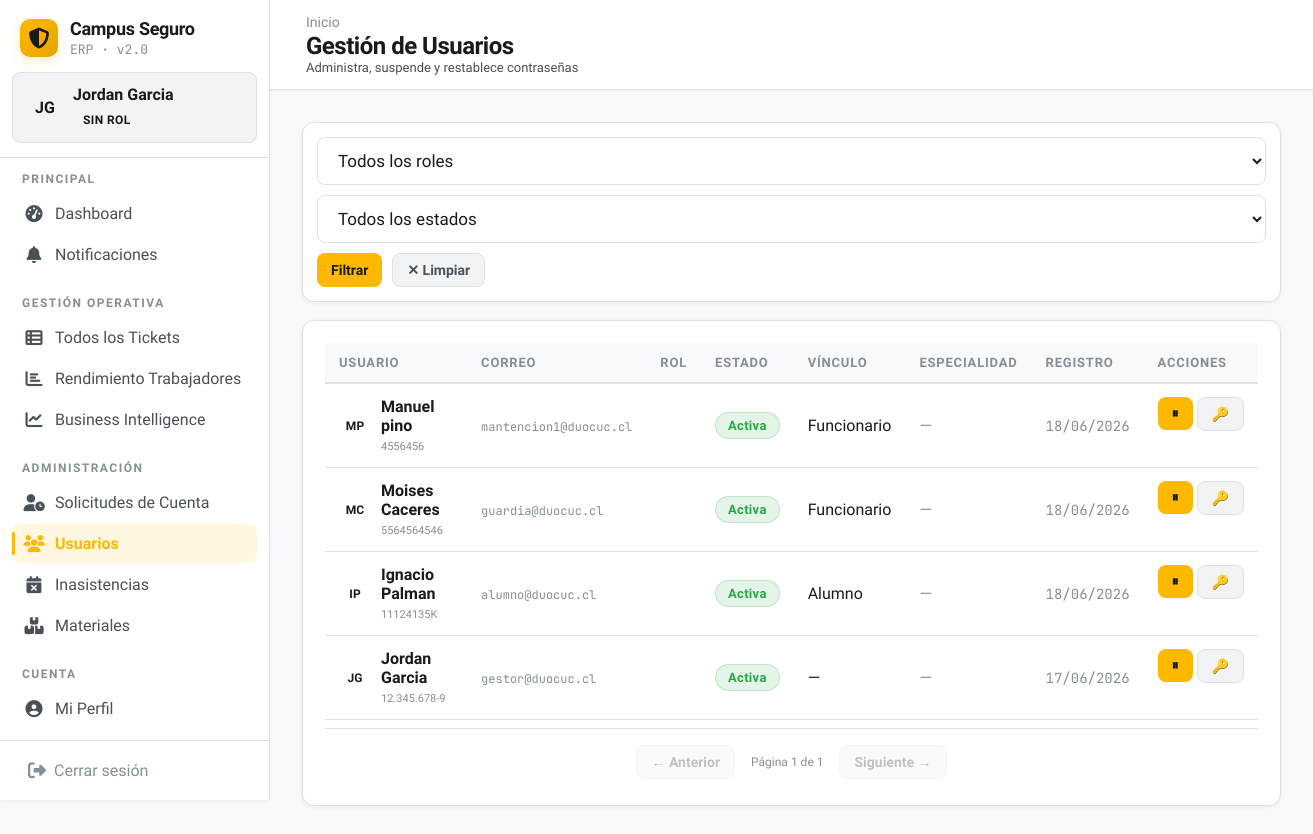
Before: /gestor/usuarios/ (signed in) with the older database file.
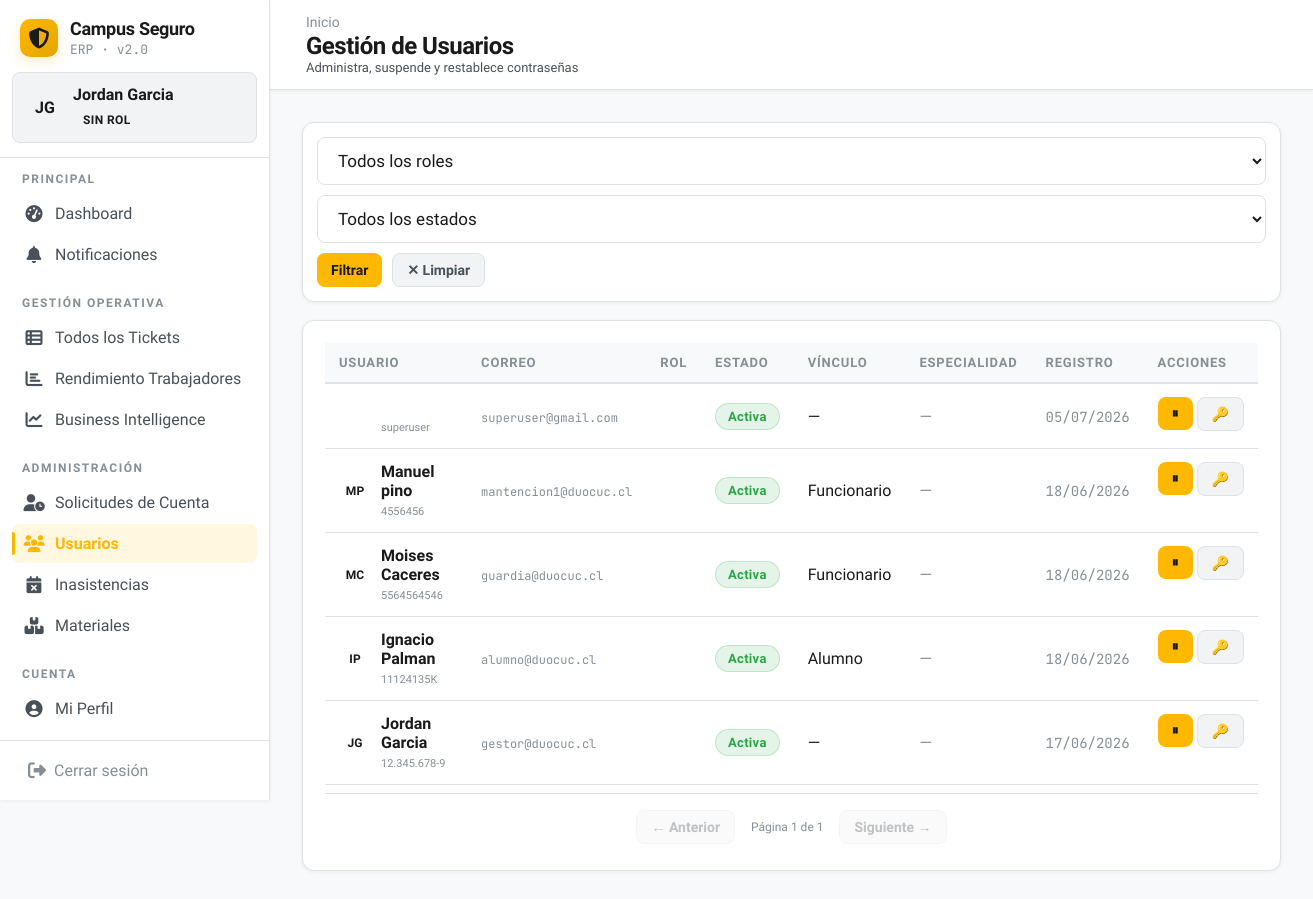
After: the same page with the newer database file.
### app/models.py (models this page shows, shortened)
class Usuario(AbstractUser):
    VINCULO_CHOICES = [
        ('alumno', 'Alumno'),
        ('docente', 'Docente'),
        ('administrativo', 'Administrativo'),
        ('funcionario', 'Funcionario'),
    ]
    JORNADA_CHOICES = [
        ('diurna', 'Diurna'),
        ('vespertina', 'Vespertina'),
        ('mixta', 'Mixta'),
    ]
    rol = models.ForeignKey(Rol, on_delete=models.PROTECT, related_name="usuarios", null=True, blank=True)
    rut = models.CharField(max_length=12, unique=True)
    telefono = models.CharField(max_length=15, blank=True, null=True)
    correo_institucional = models.EmailField(unique=True)
    vinculo = models.CharField(max_length=20, choices=VINCULO_CHOICES, blank=True, null=True)
    carrera = models.ForeignKey(
        'Carrera', on_delete=models.SET_NULL, null=True, blank=True,
        related_name='alumnos',
    )
    jornada = models.CharField(max_length=15, choices=JORNADA_CHOICES, blank=True, null=True)
    sede = models.ForeignKey(Sede, on_delete=models.SET_NULL, blank=True, null=True, related_name='estudiantes_funcionarios')
    escuela = models.ForeignKey(Escuela, on_delete=models.SET_NULL, related_name="usuarios", null=True, blank=True)
    departamento = models.ForeignKey(
        Departamento,
        on_delete=models.SET_NULL,
        null=True,
        blank=True,
        related_name="usuarios"
    )
    especialidades = models.ManyToManyField(
        Especialidad,
        through='EspecialidadUsuario',
        blank=True,
        related_name='tecnicos'
    )
    turno = models.CharField(max_length=50, blank=True, null=True)  # mañana / tarde / noche
    estado_cuenta = models.ForeignKey(
        EstadoCatalogo,
        on_delete=models.PROTECT,
        related_name='usuarios',
        limit_choices_to={'entidad': 'cuenta'},
    )
    fecha_registro = models.DateTimeField(auto_now_add=True)
    fecha_aprobacion = models.DateTimeField(null=True, blank=True)
    aprobado_por = models.ForeignKey('self', on_delete=models.SET_NULL, null=True, blank=True, related_name='cuentas_aprobadas')
    activo = models.BooleanField(default=True)
    auth0_sub = models.CharField(
        max_length=120,
        unique=True,
        null=True,
        blank=True,
        verbose_name='Auth0 Subject ID',
        help_text='Identificador único del usuario en Auth0. Se asigna automáticamente al registrar vía Auth0.',
    )
    objects = UsuarioManager()

### app/views.py (the view)
# urls.py: path('gestor/usuarios/', views.gestor_usuarios, name='gestor_usuarios'),
@login_required
@rol_requerido('gestor')
def gestor_usuarios(request):
    qs = Usuario.objects.all().order_by('-fecha_registro')
    rol_filtro = request.GET.get('rol')
    estado_filtro = request.GET.get('estado')
    if rol_filtro:
        qs = qs.filter(rol__codigo=rol_filtro)
    if estado_filtro:
        qs = qs.filter(estado_cuenta__codigo=estado_filtro)
    paginator = Paginator(qs, 30)
    usuarios_page = paginator.get_page(request.GET.get('page', 1))
    return render(request, 'app/usuarios.html', {
        'usuarios': usuarios_page,
        'roles': Rol.objects.values_list('codigo', 'nombre'),
        'estados': EstadoCatalogo.objects.filter(entidad='cuenta').order_by('orden').values_list('codigo', 'nombre_display'),
        'filtros': {'rol': rol_filtro, 'estado': estado_filtro},
        'todas_especialidades': Especialidad.objects.all(),
    })

### app/context_processors.py (called while the page is built)
def notificaciones_no_leidas(request):
    if request.user.is_authenticated:
        cache_key = f'notif_count_{request.user.pk}'
        count = cache.get(cache_key)
        if count is None:
            count = Notificacion.objects.filter(
                destinatario=request.user, leida=False, archivada=False, deleted_at__isnull=True
            ).count()
            cache.set(cache_key, count, 60)
        return {'notif_no_leidas_count': count}
    return {'notif_no_leidas_count': 0}

### app/views.py (called while the page is built)
def rol_requerido(*roles):
    def decorator(view_func):
        @wraps(view_func)
        def _wrapped(request, *args, **kwargs):
            if not request.user.is_authenticated:
                return redirect('app:login')
            user_rol_codigo = request.user.rol.codigo if request.user.rol else None
            if user_rol_codigo not in roles and not request.user.is_superuser:
                messages.error(request, 'No tienes permiso para acceder a esta sección.')
                return redirect('app:dashboard')
            return view_func(request, *args, **kwargs)
        return _wrapped
    return decorator

### app/templates/app/usuarios.html (shortened to what this page needs)
{% extends 'app/base.html' %}
{% block page_title %}Gestión de Usuarios{% endblock %}
{% block page_subtitle %}Administra, suspende y restablece contraseñas{% endblock %}
{% block content %}
<form method="get" class="filters-bar">
  <select name="rol" class="filter-input">
    <option value="">Todos los roles</option>
  </select>
  <select name="estado" class="filter-input">
    <option value="">Todos los estados</option>
  </select>
  <button class="btn btn-primary btn-sm">Filtrar</button>
  <a href="{% url 'app:gestor_usuarios' %}" class="btn btn-ghost btn-sm"
    >✕ Limpiar</a
  >
</form>
<div class="card">
  {% if usuarios %}
  <div class="table-wrap">
    <table>
      <thead>
        <tr>
          <th>Usuario</th>
          <th>Correo</th>
          <th>Rol</th>
          <th>Estado</th>
          <th>Vínculo</th>
          <th>Especialidad</th>
          <th>Registro</th>
          <th>Acciones</th>
        </tr>
      </thead>
      <tbody>
        {% for u in usuarios %}
        <tr>
          <td>
            <div style="display: flex; align-items: center; gap: 10px">
              <div
                class="avatar role-{{ u.rol.codigo }}"
                style="width: 32px; height: 32px; font-size: 12px"
              >
                {{ u.first_name|first|upper }}{{ u.last_name|first|upper }}
              </div>
              <div>
                <strong>{{ u.get_full_name }}</strong><br />
                <span style="font-size: 11px; color: var(--text-muted)"
                  >{{ u.rut }}</span
                >
              </div>
            </div>
          </td>
          <td>
            <span class="id-mono" style="font-size: 12px"
              >{{ u.correo_institucional }}</span
            >
          </td>
          <td>
          </td>
          <td>
            {% if u.estado_cuenta.codigo == 'activa' %}<span
              class="badge badge-green"
              >Activa</span
            >
            {% elif u.estado_cuenta.codigo == 'pendiente' %}<span
              class="badge badge-yellow"
              >Pendiente</span
            >
            {% elif u.estado_cuenta.codigo == 'suspendida' %}<span
              class="badge badge-red"
              >Suspendida</span
            >
            {% elif u.estado_cuenta.codigo == 'rechazada' %}<span
              class="badge badge-gray"
              >Rechazada</span
            >{% endif %}
          </td>
          <td>
            {{ u.get_vinculo_display|default:"—" }}
          </td>
          <td>
            {% if u.rol.codigo == 'mantencion' %}
              <div style="display: flex; align-items: center; justify-content: space-between; gap: 12px; min-width: 140px;">
                <span style="font-size: 13px;">
                  {% for esp in u.especialidades.all %}
                    {{ esp.nombre }}{% if not forloop.last %}, {% endif %}
                  {% empty %}
                    <span style="color:var(--text-muted); font-style:italic;">Sin asignar</span>
                  {% endfor %}
                </span>
                <button type="button" class="btn btn-ghost btn-sm"
                        style="padding: 2px 6px; font-size: 11px; border-color: var(--border);"
                        onclick="abrirModalEspecialidades('{{ u.id }}', '{{ u.get_full_name|escapejs }}', [{% for e in u.especialidades.all %}{{ e.id }}, {% endfor %}])"
                        title="Modificar Oficios">
                  ✏️
                </button>
              </div>
            {% else %}
              <span style="color:var(--text-muted)">—</span>
            {% endif %}
          </td>
          <td>
            <span class="id-mono">{{ u.fecha_registro|date:"d/m/Y" }}</span>
          </td>
          <td style="display: flex; gap: 4px">
            {%if u.estado_cuenta.codigo == 'activa' or u.estado_cuenta.codigo == 'suspendida'%}
            <form
              method="post"
              action="{% url 'app:suspender_usuario' u.id %}"
              style="display: inline"
            >
              {% csrf_token %} {% if u.estado_cuenta.codigo == 'suspendida' %}
              <button class="btn btn-success btn-sm" title="Reactivar">
                ▶
              </button>
              {% else %}
              <button class="btn btn-warning btn-sm" title="Suspender">
                ⏸
              </button>
              {% endif %}
            </form>
            <form
              method="post"
              action="{% url 'app:reset_usuario_gestor' u.id %}"
              style="display: inline"
            >
              <button
                class="btn btn-ghost btn-sm"
                title="Generar enlace de reset"
                onclick="return confirm('¿Generar enlace de recuperación para {{ u.get_full_name|escapejs }}?')"
              >
                🔑
              </button>
            </form>
            {% endif %}
          </td>
        </tr>
        {% endfor %}
      </tbody>
    </table>
  </div>
  {% else %}
  <div class="empty-state">
    <div class="icon">👥</div>
    <div class="label">Sin usuarios</div>
  </div>
  {% endif %}
  <div style="display:flex;align-items:center;justify-content:center;gap:8px;padding:16px 0 4px;border-top:1px solid var(--border);margin-top:8px;">
    {% if usuarios.has_previous %}
    <a href="?{% if filtros.rol %}rol={{ filtros.rol }}&{% endif %}{% if filtros.estado %}estado={{ filtros.estado }}&{% endif %}page={{ usuarios.previous_page_number }}" class="btn btn-ghost btn-sm">← Anterior</a>
    {% else %}
    <button class="btn btn-ghost btn-sm" disabled style="opacity:0.35;cursor:not-allowed;">← Anterior</button>
    {% endif %}
    <span style="font-size:12px;color:var(--text-muted);padding:0 8px;">Página {{ usuarios.number }} de {{ usuarios.paginator.num_pages }}</span>
    {% if usuarios.has_next %}
    <a href="?{% if filtros.rol %}rol={{ filtros.rol }}&{% endif %}{% if filtros.estado %}estado={{ filtros.estado }}&{% endif %}page={{ usuarios.next_page_number }}" class="btn btn-ghost btn-sm">Siguiente →</a>
    {% else %}
    <button class="btn btn-ghost btn-sm" disabled style="opacity:0.35;cursor:not-allowed;">Siguiente →</button>
    {% endif %}
  </div>
</div>
{% endblock %}

### app/templates/app/base.html (shortened to what this page needs)
<!DOCTYPE html>
<html lang="es">
<head>
<link rel="stylesheet" href="https://cdnjs.cloudflare.com/ajax/libs/font-awesome/6.7.2/css/all.min.css">
</head>
<body>
{% if user.is_authenticated %}
<div class="layout">
  <aside class="sidebar">
    <div class="sb-brand">
      <div class="logo"><i class="fa-solid fa-shield-halved" style="color:#1a1a1a;font-size:21px;"></i></div>
      <div>
        <div class="name">Campus Seguro</div>
        <div class="sub">ERP · v2.0</div>
      </div>
    </div>
    <div class="sb-user-header">
      <div class="avatar role-{{ user.rol.codigo }}">{{ user.first_name|first|upper }}{{ user.last_name|first|upper }}</div>
      <div class="user-info">
        <div class="uname">{{ user.get_full_name|default:user.username }}</div>
        <div class="role-badge role-{{ user.rol.codigo }}">{{ user.rol.nombre|default:"Sin Rol" }}</div>
      </div>
    </div>
    <div class="sb-divider"></div>
    <nav class="sb-nav">
      <div class="nav-section">
        <div class="nav-label">Principal</div>
        <a href="{% url 'app:dashboard' %}" class="nav-item {% if request.resolver_match.url_name == 'dashboard' %}active{% endif %}">
          <span class="icon"><i class="fa-solid fa-gauge-high"></i></span> Dashboard
        </a>
        <a href="{% url 'app:notificaciones' %}" class="nav-item {% if request.resolver_match.url_name == 'notificaciones' %}active{% endif %}">
          <span class="icon"><i class="fa-solid fa-bell"></i></span> Notificaciones
        </a>
      </div>
      {% if user.rol.codigo == 'gestor' or user.is_superuser %}
      <div class="nav-section">
        <div class="nav-label">Gestión Operativa</div>
        <a href="{% url 'app:gestor_tickets' %}" class="nav-item {% if request.resolver_match.url_name == 'gestor_tickets' %}active{% endif %}">
          <span class="icon"><i class="fa-solid fa-table-list"></i></span> Todos los Tickets
        </a>
        <a href="{% url 'app:gestor_operativo' %}" class="nav-item {% if request.resolver_match.url_name == 'gestor_operativo' %}active{% endif %}">
          <span class="icon"><i class="fa-solid fa-chart-bar"></i></span> Rendimiento Trabajadores
        </a>
        <a href="{% url 'app:gestor_bi' %}" class="nav-item {% if request.resolver_match.url_name == 'gestor_bi' %}active{% endif %}">
          <span class="icon"><i class="fa-solid fa-chart-line"></i></span> Business Intelligence
        </a>
      </div>
      <div class="nav-section">
        <div class="nav-label">Administración</div>
        <a href="{% url 'app:gestor_solicitudes_cuenta' %}" class="nav-item {% if request.resolver_match.url_name == 'gestor_solicitudes_cuenta' %}active{% endif %}">
          <span class="icon"><i class="fa-solid fa-user-clock"></i></span> Solicitudes de Cuenta
        </a>
        <a href="{% url 'app:gestor_usuarios' %}" class="nav-item {% if request.resolver_match.url_name == 'gestor_usuarios' %}active{% endif %}">
          <span class="icon"><i class="fa-solid fa-users"></i></span> Usuarios
        </a>
        <a href="{% url 'app:gestor_inasistencias' %}" class="nav-item {% if request.resolver_match.url_name == 'gestor_inasistencias' %}active{% endif %}">
          <span class="icon"><i class="fa-solid fa-calendar-xmark"></i></span> Inasistencias
        </a>
        <a href="{% url 'app:materiales_listado' %}" class="nav-item {% if request.resolver_match.url_name == 'materiales_listado' %}active{% endif %}">
          <span class="icon"><i class="fa-solid fa-boxes-stacked"></i></span> Materiales
        </a>
      </div>
      {% endif %}
      <div class="nav-section">
        <div class="nav-label">Cuenta</div>
        <a href="{% url 'app:mi_perfil' %}" class="nav-item {% if request.resolver_match.url_name == 'mi_perfil' %}active{% endif %}">
          <span class="icon"><i class="fa-solid fa-circle-user"></i></span> Mi Perfil
        </a>
      </div>
    </nav>
    <div class="sb-footer">
      <button onclick="document.getElementById('modal-logout').style.display='flex'" class="sb-logout">
        <i class="fa-solid fa-right-from-bracket" style="font-size:18px;"></i>
        <span>Cerrar sesión</span>
      </button>
    </div>
  </aside>
  <main class="main">
    <header class="global-topbar">
      <div>
        <div class="breadcrumb" style="margin-bottom: 2px;">
          <a href="{% url 'app:dashboard' %}">Inicio</a>
        </div>
        <div class="page-title" style="font-size: 24px; margin: 0;">
          {% block page_title %}Campus Seguro{% endblock %}
        </div>
        <div class="page-subtitle" style="font-size: 13px; margin: 0;">
          {% block page_subtitle %}{% endblock %}
        </div>
      </div>
    </header>
    <div class="content-body">
      {% block content %}{% endblock %}
    </div>
  </main>
</div>
{% else %}
  {% block auth_content %}{% endblock %}
{% endif %}
</body>
</html>

Changed rows visible on the page:
added Usuario: rut "superuser", correo_institucional "superuser@gmail.com", shows "Activa", vinculo "—", fecha_registro "05/07/2026"
